Frame 1 (no input): blank canvas, image omitted
Frame 60 (no input): blank canvas, image omitted
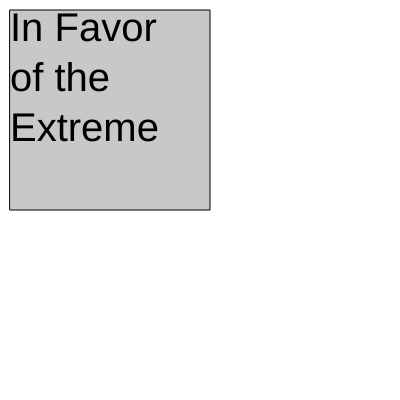
Frame 120 (the mouse pressed at the canvas centre since frame 60)

The p5.js sketch whose frames 1 and 60 were blank and that drew this single picture after the mouse press (run headless with seeded random() and noise() and a simulated clock; from frame 60 on, the mouse is pressed at the canvas centre):

// p5.js sketch
// ── sketch.js
let s = "In Favor of the Extreme";

function setup() {
  createCanvas(400, 400);
  textSize(40);
}

function draw() {
  background(255);
  fill(200);
  rect(10, 10, mouseX, mouseY);
  fill(0);
  text(s, 10, 10, mouseX, mouseY);
}
